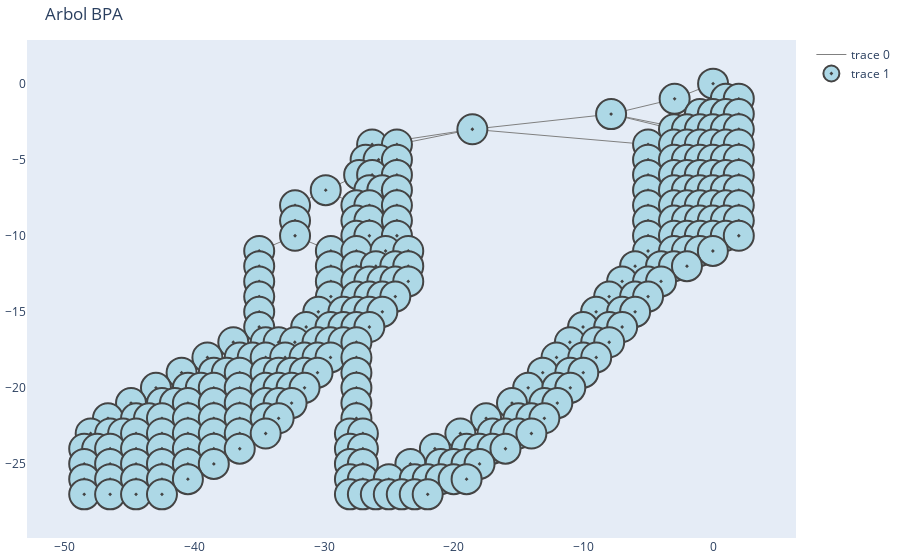

Notebook code cell kept with this figure:
### Code cell
ejecutar_BPA(origen, meta)

### Figure 1 — Plotly figure (JSON) as saved in the notebook; plotly's stock layout.template omitted (floating-point values rounded to 4 significant figures; data arrays with more than 128 entries replaced by an {"elided": "..."} marker saying what was removed)
{"data": [{"hoverinfo": "none", "line": {"color": "gray", "width": 1}, "mode": "lines", "type": "scatter", "x": {"elided": "867 float values"}, "y": {"elided": "867 int values"}}, {"hoverinfo": "text", "marker": {"color": "lightblue", "line": {"width": 2}, "size": 30, "symbol": "circle-dot"}, "mode": "markers", "text": {"elided": "290 str values"}, "textposition": "middle center", "type": "scatter", "x": {"elided": "290 float values"}, "y": {"elided": "290 int values"}}], "layout": {"margin": {"b": 20, "l": 5, "r": 5, "t": 40}, "showlegend": true, "title": {"text": "Arbol BPA"}, "xaxis": {"showgrid": false, "zeroline": false}, "yaxis": {"showgrid": false, "zeroline": false}}}
